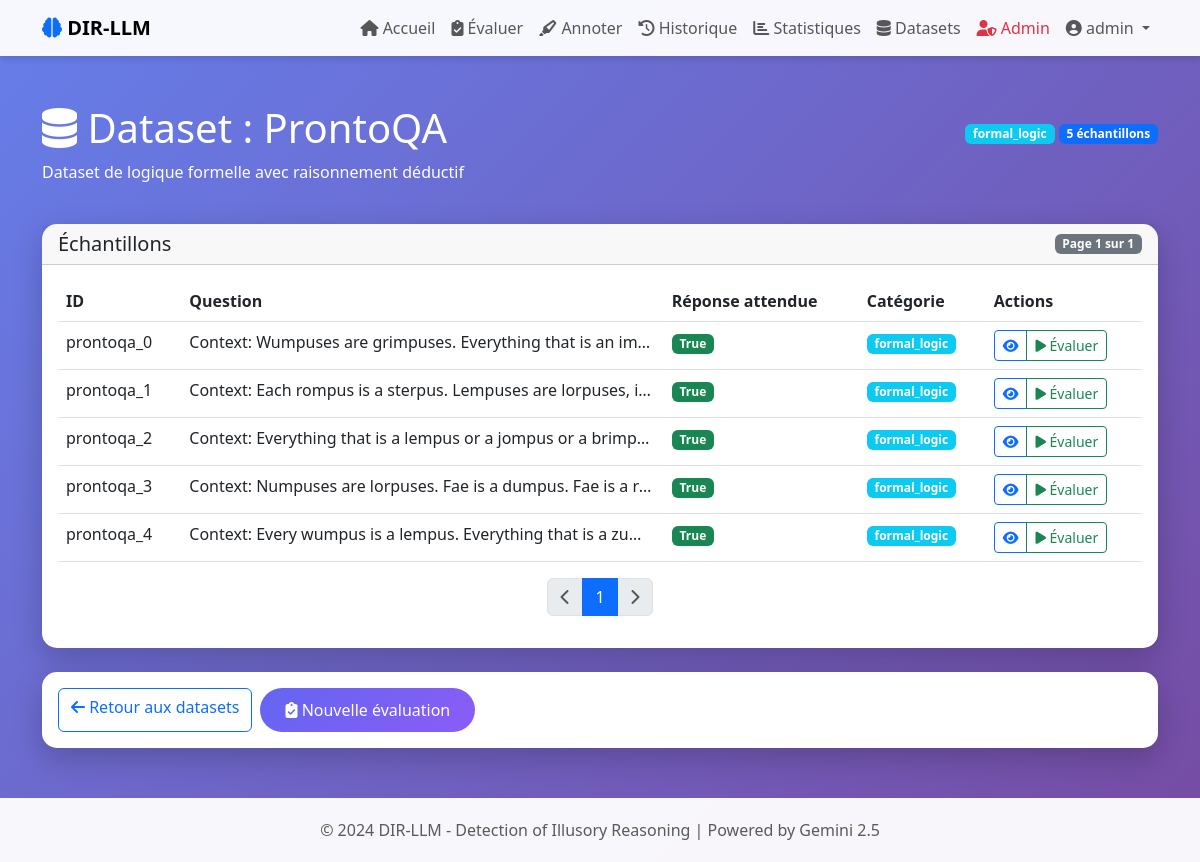
Screenshot of /datasets/1 (signed in) with the database file from the repository.
### models/user.py (models this page shows, shortened)
class User(UserMixin, db.Model):
    id = db.Column(db.Integer, primary_key=True)
    username = db.Column(db.String(80), unique=True, nullable=False)
    email = db.Column(db.String(120), unique=True, nullable=False)
    password_hash = db.Column(db.String(200), nullable=False)
    created_at = db.Column(db.DateTime, default=datetime.utcnow)
    is_admin = db.Column(db.Boolean, default=False)
    evaluations = db.relationship('Evaluation', backref='user', lazy=True, cascade='all, delete-orphan')
    annotations = db.relationship('HumanAnnotation', backref='annotator', lazy=True)

### models/dataset.py (models this page shows)
class Dataset(db.Model):
    id = db.Column(db.Integer, primary_key=True)
    name = db.Column(db.String(100), unique=True, nullable=False)
    description = db.Column(db.Text)
    total_samples = db.Column(db.Integer, default=0)
    category = db.Column(db.String(100))
    created_at = db.Column(db.DateTime, default=datetime.utcnow)
    samples = db.relationship('DatasetSample', backref='dataset', lazy=True, cascade='all, delete-orphan')

class DatasetSample(db.Model):
    id = db.Column(db.Integer, primary_key=True)
    dataset_id = db.Column(db.Integer, db.ForeignKey('dataset.id'), nullable=False)
    sample_id = db.Column(db.String(100), nullable=False) # ID unique dans le dataset
    question = db.Column(db.Text, nullable=False)
    context = db.Column(db.Text)
    answer = db.Column(db.String(500))
    full_solution = db.Column(db.Text)
    category = db.Column(db.String(100))
    created_at = db.Column(db.DateTime, default=datetime.utcnow)

### routes/datasets.py (the view)
@datasets_bp.route('/datasets/<int:dataset_id>')
@login_required
def dataset_detail(dataset_id):
    dataset = Dataset.query.get_or_404(dataset_id)
    page = request.args.get('page', 1, type=int)
    samples = DatasetSample.query.filter_by(dataset_id=dataset_id)\
        .paginate(page=page, per_page=20, error_out=False)
    return render_template('dataset_detail.html', dataset=dataset, samples=samples)

### app.py (called while the page is built)
def create_app():
    app = Flask(__name__)
    app.config.from_object(Config)
    db.init_app(app)
    login_manager = LoginManager()
    login_manager.init_app(app)
    login_manager.login_view = 'auth.login'
    @login_manager.user_loader
    def load_user(user_id):
        return User.query.get(int(user_id))
    init_routes(app)
    with app.app_context():
        init_db_complete()
    return app

### templates/dataset_detail.html (shortened to what this page needs)
{% extends "base.html" %}
{% block content %}
<div class="row mb-4">
    <div class="col-12">
        <div class="d-flex justify-content-between align-items-center">
            <h1 class="text-white">
                <i class="fas fa-database"></i> Dataset : {{ dataset.name }}
            </h1>
            <div>
                <span class="badge bg-info">{{ dataset.category }}</span>
                <span class="badge bg-primary">{{ dataset.total_samples }} échantillons</span>
            </div>
        </div>
        <p class="text-white">{{ dataset.description }}</p>
    </div>
</div>
<div class="row">
    <div class="col-12">
        <div class="card">
            <div class="card-header">
                <div class="d-flex justify-content-between align-items-center">
                    <h5 class="mb-0">Échantillons</h5>
                    <span class="badge bg-secondary">Page {{ samples.page }} sur {{ samples.pages }}</span>
                </div>
            </div>
            <div class="card-body">
                {% if samples.items %}
                <div class="table-responsive">
                    <table class="table table-hover">
                        <thead>
                            <tr>
                                <th>ID</th>
                                <th>Question</th>
                                <th>Réponse attendue</th>
                                <th>Catégorie</th>
                                <th>Actions</th>
                            </tr>
                        </thead>
                        <tbody>
                            {% for sample in samples.items %}
                            <tr>
                                <td>{{ sample.sample_id }}</td>
                                <td class="text-truncate" style="max-width: 400px;">
                                    {{ sample.question[:150] }}{% if sample.question|length > 150 %}...{% endif %}
                                </td>
                                <td>
                                    {% if sample.answer %}
                                    <span class="badge bg-success">{{ sample.answer[:50] }}</span>
                                    {% else %}
                                    <span class="text-muted">-</span>
                                    {% endif %}
                                </td>
                                <td>
                                    <span class="badge bg-info">{{ sample.category }}</span>
                                </td>
                                <td>
                                    <div class="btn-group btn-group-sm">
                                        <button type="button" class="btn btn-outline-primary"
                                                onclick="showSampleDetails({{ sample.id }})"
                                                data-bs-toggle="modal" data-bs-target="#sampleModal">
                                            <i class="fas fa-eye"></i>
                                        </button>
                                        <a href="{{ url_for('datasets.evaluate_from_dataset', sample_id=sample.id) }}"
                                           class="btn btn-outline-success">
                                            <i class="fas fa-play"></i> Évaluer
                                        </a>
                                    </div>
                                </td>
                            </tr>
                            {% endfor %}
                        </tbody>
                    </table>
                </div>
                <nav aria-label="Page navigation">
                    <ul class="pagination justify-content-center">
                        {% if samples.has_prev %}
                        <li class="page-item">
                            <a class="page-link" href="{{ url_for('datasets.dataset_detail', dataset_id=dataset.id, page=samples.prev_num) }}">
                                <i class="fas fa-chevron-left"></i>
                            </a>
                        </li>
                        {% else %}
                        <li class="page-item disabled">
                            <span class="page-link"><i class="fas fa-chevron-left"></i></span>
                        </li>
                        {% endif %}
                        {% for page_num in samples.iter_pages(left_edge=1, right_edge=1, left_current=2, right_current=2) %}
                            {% if page_num %}
                                {% if page_num == samples.page %}
                                <li class="page-item active">
                                    <span class="page-link">{{ page_num }}</span>
                                </li>
                                {% else %}
                                <li class="page-item">
                                    <a class="page-link" href="{{ url_for('datasets.dataset_detail', dataset_id=dataset.id, page=page_num) }}">{{ page_num }}</a>
                                </li>
                                {% endif %}
                            {% else %}
                                <li class="page-item disabled">
                                    <span class="page-link">...</span>
                                </li>
                            {% endif %}
                        {% endfor %}
                        {% if samples.has_next %}
                        <li class="page-item">
                            <a class="page-link" href="{{ url_for('datasets.dataset_detail', dataset_id=dataset.id, page=samples.next_num) }}">
                                <i class="fas fa-chevron-right"></i>
                            </a>
                        </li>
                        {% else %}
                        <li class="page-item disabled">
                            <span class="page-link"><i class="fas fa-chevron-right"></i></span>
                        </li>
                        {% endif %}
                    </ul>
                </nav>
                {% else %}
                <div class="text-center py-5">
                    <i class="fas fa-inbox fa-3x text-muted mb-3"></i>
                    <h5 class="text-muted">Aucun échantillon dans ce dataset</h5>
                </div>
                {% endif %}
            </div>
        </div>
    </div>
</div>
<div class="row mt-4">
    <div class="col-12">
        <div class="card">
            <div class="card-body">
                <div class="d-flex flex-wrap gap-2">
                    <a href="{{ url_for('datasets.view_datasets') }}" class="btn btn-outline-primary">
                        <i class="fas fa-arrow-left"></i> Retour aux datasets
                    </a>
                    <a href="{{ url_for('main.evaluate') }}" class="btn btn-primary">
                        <i class="fas fa-clipboard-check"></i> Nouvelle évaluation
                    </a>
                </div>
            </div>
        </div>
    </div>
</div>
{% endblock %}

### templates/base.html (shortened to what this page needs)
<!DOCTYPE html>
<html lang="fr">
<head>
    <link href="https://cdn.jsdelivr.net/npm/bootstrap@5.3.0/dist/css/bootstrap.min.css" rel="stylesheet">
    <link rel="stylesheet" href="https://cdnjs.cloudflare.com/ajax/libs/font-awesome/6.4.0/css/all.min.css">
</head>
<body>
    <nav class="navbar navbar-expand-lg navbar-light">
        <div class="container">
            <a class="navbar-brand fw-bold" href="{{ url_for('auth.index') }}">
                <i class="fas fa-brain text-primary"></i> DIR-LLM
            </a>
            <div class="collapse navbar-collapse" id="navbarNav">
                <ul class="navbar-nav ms-auto">
                    {% if current_user.is_authenticated %}
                        <li class="nav-item">
                            <a class="nav-link" href="{{ url_for('main.dashboard') }}">
                                <i class="fas fa-home"></i> Accueil
                            </a>
                        </li>
                        <li class="nav-item">
                            <a class="nav-link" href="{{ url_for('main.evaluate') }}">
                                <i class="fas fa-clipboard-check"></i> Évaluer
                            </a>
                        </li>
                        <li class="nav-item">
                            <a class="nav-link" href="{{ url_for('annotations.annotate_list') }}">
                                <i class="fas fa-highlighter"></i> Annoter
                            </a>
                        </li>
                        <li class="nav-item">
                            <a class="nav-link" href="{{ url_for('main.history') }}">
                                <i class="fas fa-history"></i> Historique
                            </a>
                        </li>
                        <li class="nav-item">
                            <a class="nav-link" href="{{ url_for('main.statistics') }}">
                                <i class="fas fa-chart-bar"></i> Statistiques
                            </a>
                        </li>
                        <li class="nav-item">
                            <a class="nav-link" href="{{ url_for('datasets.view_datasets') }}">
                                <i class="fas fa-database"></i> Datasets
                            </a>
                        </li>
                        {% if current_user.is_admin %}
                        <li class="nav-item">
                            <a class="nav-link text-danger" href="{{ url_for('admin.admin_panel') }}">
                                <i class="fas fa-user-shield"></i> Admin
                            </a>
                        </li>
                        {% endif %}
                        <li class="nav-item dropdown">
                            <a class="nav-link dropdown-toggle" href="#" id="navbarDropdown" role="button" data-bs-toggle="dropdown">
                                <i class="fas fa-user-circle"></i> {{ current_user.username }}
                            </a>
                        </li>
                    {% endif %}
                </ul>
            </div>
        </div>
    </nav>
    <main class="container my-5">
        {% block content %}{% endblock %}
    </main>
    <footer class="footer text-center">
        <div class="container">
            <p class="mb-0 text-muted">
                &copy; 2024 DIR-LLM - Detection of Illusory Reasoning | Powered by Gemini 2.5
            </p>
        </div>
    </footer>
</body>
</html>

### templates/base.html (style rules this page uses)
:root { --primary: #6366f1; --secondary: #8b5cf6; --success: #10b981; --danger: #ef4444; --warning: #f59e0b; --dark: #1f2937; }
body { font-family: 'Segoe UI', Tahoma, Geneva, Verdana, sans-serif; background: linear-gradient(135deg, #667eea 0%, #764ba2 100%); min-height: 100vh; }
.navbar { background: rgba(255, 255, 255, 0.95) !important; backdrop-filter: blur(10px); box-shadow: 0 4px 6px rgba(0, 0, 0, 0.1); }
.card { border: none; border-radius: 15px; box-shadow: 0 10px 30px rgba(0, 0, 0, 0.2); transition: transform 0.3s ease; }
.btn-primary { background: linear-gradient(135deg, var(--primary), var(--secondary)); border: none; padding: 10px 25px; border-radius: 25px; transition: all 0.3s ease; }
.footer { background: rgba(255, 255, 255, 0.95); padding: 20px 0; margin-top: 50px; }

### rows the page displays
User: username "admin"
Dataset: name "ProntoQA", category "formal_logic", total_samples "5", description "Dataset de logique formelle avec raisonnement déductif"
DatasetSample: sample_id "prontoqa_0", question "Context: Wumpuses are grimpuses. Everything that is an im…", answer "True", category "formal_logic"
DatasetSample: sample_id "prontoqa_1", question "Context: Each rompus is a sterpus. Lempuses are lorpuses, i…", answer "True", category "formal_logic"
DatasetSample: sample_id "prontoqa_2", question "Context: Everything that is a lempus or a jompus or a brimp…", answer "True", category "formal_logic"
DatasetSample: sample_id "prontoqa_3", question "Context: Numpuses are lorpuses. Fae is a dumpus. Fae is a r…", answer "True", category "formal_logic"
DatasetSample: sample_id "prontoqa_4", question "Context: Every wumpus is a lempus. Everything that is a zu…", answer "True", category "formal_logic"

### other values shown
{{ samples.page }} "1"
{{ samples.pages }} "1"
{{ page_num }} "1"
